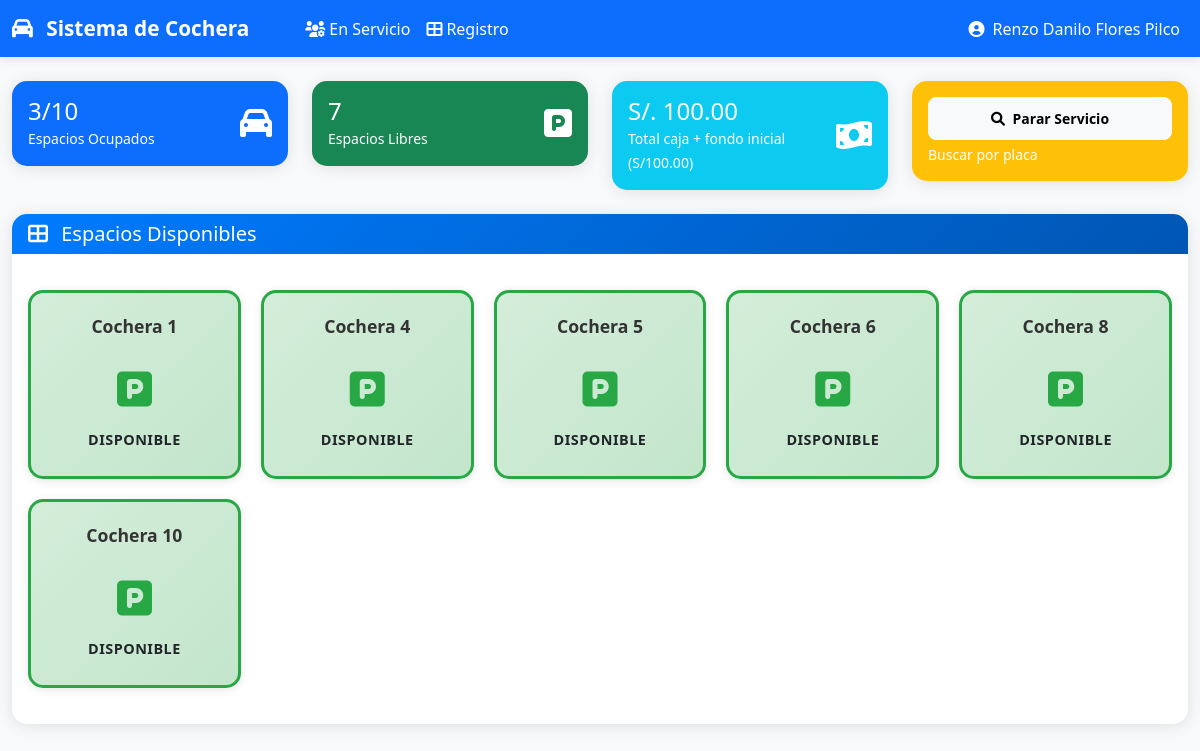
Page /public/dashboard.php (signed in) on the committed database.
### tables this page shows
CREATE TABLE `espacios` (
  `id_espacio` int NOT NULL AUTO_INCREMENT,
  `estado` char(1) DEFAULT NULL,
  `codigo` varchar(10) DEFAULT NULL,
  PRIMARY KEY (`id_espacio`)
);

### app/includes/auth.php (called while the page is built, shortened)
<?php
require_once __DIR__ . '/db.php';
function estaAutenticado() {
    return isset($_SESSION['user_id']) && !empty($_SESSION['user_id']);
}
function obtenerUsuarioActual() {
    return [
        'id_usuario' => $_SESSION['user_id'],
        'nombre' => $_SESSION['user_nombre'],
        'usuario' => $_SESSION['user_usuario'],
        'cargo' => $_SESSION['user_cargo']
    ];
}
?>

### app/includes/db.php (called while the page is built, shortened)
<?php
$pdo = null;
function getConexion() {
    global $pdo, $conexion_error;
    if ($pdo === null) {
        try {
            $dsn = "mysql:host=" . DB_HOST . ";dbname=" . DB_NAME . ";charset=" . DB_CHARSET;
            $opciones = [
                PDO::ATTR_ERRMODE            => PDO::ERRMODE_EXCEPTION,
                PDO::ATTR_DEFAULT_FETCH_MODE => PDO::FETCH_ASSOC,
                PDO::ATTR_EMULATE_PREPARES   => false,
                PDO::MYSQL_ATTR_INIT_COMMAND => "SET NAMES " . DB_CHARSET
            ];
            $pdo = new PDO($dsn, DB_USER, DB_PASS, $opciones);
        } catch (PDOException $e) {
            $conexion_error = "Error de conexión: " . $e->getMessage();
            $pdo = null;
        }
    }
    return $pdo;
}
function ejecutarConsulta($sql, $params = []) {
    try {
        $pdo = getConexion();
        $stmt = $pdo->prepare($sql);
        $stmt->execute($params);
        return $stmt;
    } catch (PDOException $e) {
        error_log("Error en consulta: " . $e->getMessage());
        return false;
    }
}
?>

### app/services/servicios.php (called while the page is built, shortened)
<?php
require_once __DIR__ . '/../includes/db.php';
function obtenerEspacios()
{
    $sql = "SELECT e.*, a.id_alquiler, a.placa, a.fecha_ingreso, a.hora_ingreso,
                   IF(a.id_alquiler IS NOT NULL, 'O', e.estado) estado_actual
            FROM espacios e
            LEFT JOIN alquiler a ON e.id_espacio=a.id_espacio AND a.estado='A' AND a.fecha_salida IS NULL
            ORDER BY e.id_espacio";
    $stmt = ejecutarConsulta($sql);
    return $stmt ? $stmt->fetchAll() : [];
}
function obtenerConteoEspacios()
{
    $sql = "SELECT COUNT(*) total,
                   SUM(a.id_alquiler IS NOT NULL) ocupados
            FROM espacios e
            LEFT JOIN alquiler a ON e.id_espacio=a.id_espacio AND a.estado='A' AND a.fecha_salida IS NULL";
    $r = ejecutarConsulta($sql)?->fetch() ?: ['total' => 0, 'ocupados' => 0];
    return ['ocupados' => (int)$r['ocupados'], 'total' => (int)$r['total']];
}
function obtenerRecaudacionDia()
{
    $r = ejecutarConsulta("SELECT COALESCE(SUM(importe),0) total FROM pagos WHERE DATE(fecha_pago)=CURDATE()")?->fetch() ?: ['total' => 0];
    return (float)$r['total'];
}

### public/dashboard.php (the view, shortened to what this page needs)
<!DOCTYPE html>
<html lang="es">
<head>
    <link href="https://cdn.jsdelivr.net/npm/bootstrap@5.1.3/dist/css/bootstrap.min.css" rel="stylesheet">
    <link href="https://cdnjs.cloudflare.com/ajax/libs/font-awesome/6.0.0/css/all.min.css" rel="stylesheet">
    <link href="assets/css/dashboard.css" rel="stylesheet">
</head>
<body>
    <?php
    require_once __DIR__ . '/../app/includes/auth.php';
    require_once __DIR__ . '/../app/services/servicios.php';
    $usuario = obtenerUsuarioActual();
    $conteo = obtenerConteoEspacios();
    $espacios = obtenerEspacios();
    $recaudacion_dia = obtenerRecaudacionDia();
    ?>
    <nav class="navbar navbar-expand-lg navbar-dark bg-primary">
        <div class="container-fluid">
            <a class="navbar-brand" href="dashboard.php">
                <i class="fas fa-car me-2"></i>
                Sistema de Cochera
            </a>
            <div class="navbar-nav ms-3">
                <a class="nav-link text-white" href="servicio.php">
                    <i class="fas fa-users-cog me-1"></i>En Servicio
                </a>
                <a class="nav-link text-white" href="registro.php">
                    <i class="fas fa-th-large me-1"></i>Registro
                </a>
            </div>
            <div class="navbar-nav ms-auto">
                <a class="nav-link text-white" href="#" data-bs-toggle="modal" data-bs-target="#usuarioModal">
                    <i class="fas fa-user-circle me-1"></i>
                    <?= $usuario['nombre']; ?>
                </a>
            </div>
        </div>
    </nav>
    <div class="container-fluid py-4">
        <div class="row mb-4">
            <div class="col-md-3">
                <div class="card bg-primary text-white">
                    <div class="card-body">
                        <div class="row align-items-center">
                            <div class="col">
                                <h4 class="mb-0"><?php echo $conteo['ocupados']; ?>/<?php echo $conteo['total']; ?></h4>
                                <small>Espacios Ocupados</small>
                            </div>
                            <div class="col-auto">
                                <i class="fas fa-car fa-2x"></i>
                            </div>
                        </div>
                    </div>
                </div>
            </div>
            <div class="col-md-3">
                <div class="card bg-success text-white">
                    <div class="card-body">
                        <div class="row align-items-center">
                            <div class="col">
                                <h4 class="mb-0"><?php echo $conteo['total'] - $conteo['ocupados']; ?></h4>
                                <small>Espacios Libres</small>
                            </div>
                            <div class="col-auto">
                                <i class="fas fa-parking fa-2x"></i>
                            </div>
                        </div>
                    </div>
                </div>
            </div>
            <div class="col-md-3">
                <div class="card bg-info text-white">
                    <div class="card-body">
                        <div class="row align-items-center">
                            <div class="col">
                                <h4 class="mb-0">S/. <?php echo number_format($recaudacion_dia + 100, 2); ?></h4>
                                <small>Total caja + fondo inicial (S/100.00)</small>
                            </div>
                            <div class="col-auto">
                                <i class="fas fa-money-bill-wave fa-2x"></i>
                            </div>
                        </div>
                    </div>
                </div>
            </div>
            <div class="col-md-3">
                <div class="card bg-warning text-white">
                    <div class="card-body">
                        <div class="row align-items-center">
                            <div class="col">
                                <button class="btn btn-light btn-sm w-100" id="btnPararServicio">
                                    <i class="fas fa-search me-1"></i>
                                    Parar Servicio
                                </button>
                                <small class="d-block mt-1">Buscar por placa</small>
                            </div>
                        </div>
                    </div>
                </div>
            </div>
        </div>
        <div class="row">
            <div class="col-12">
                <div class="card">
                    <div class="card-header">
                        <h5 class="mb-0">
                            <i class="fas fa-th-large me-2"></i>
                            Espacios Disponibles
                        </h5>
                    </div>
                    <div class="card-body">
                        <div class="espacios-grid">
                            <?php foreach ($espacios as $espacio): ?>
                                <?php if ($espacio['estado_actual'] === 'A'):
                                ?>
                                    <?php
                                    $clase_estado = 'espacio-libre';
                                    $icono_estado = 'fas fa-parking';
                                    $texto_estado = 'Disponible';
                                    ?>
                                    <div class="espacio-item <?php echo $clase_estado; ?>"
                                        data-id="<?php echo $espacio['id_espacio']; ?>"
                                        data-estado="<?php echo $espacio['estado_actual']; ?>"
                                        onclick="abrirVentanaEspacio(<?php echo $espacio['id_espacio']; ?>)">
                                        <div class="espacio-numero">
                                            Cochera <?php echo $espacio['id_espacio']; ?>
                                        </div>
                                        <div class="espacio-icono">
                                            <i class="<?php echo $icono_estado; ?>"></i>
                                        </div>
                                        <div class="espacio-estado">
                                            <?php echo $texto_estado; ?>
                                        </div>
                                    </div>
                                <?php endif; ?>
                            <?php endforeach; ?>
                        </div>
                    </div>
                </div>
            </div>
        </div>
    </div>
</body>
</html>

### public/assets/css/dashboard.css (style rules this page uses)
body { background-color: #f8f9fa; font-family: 'Segoe UI', Tahoma, Geneva, Verdana, sans-serif; }
.espacios-grid { display: grid; grid-template-columns: repeat(auto-fill, minmax(200px, 1fr)); gap: 20px; padding: 20px 0; }
.espacio-item { background: white; border: 3px solid #ddd; border-radius: 15px; padding: 20px; text-align: center; cursor: pointer; transition: all 0.3s ease; min-height: 150px; display: flex; flex-direction: column; justify-content: center; position: relative; box-shadow: 0 2px 10px rgba(0,0,0,0.1); }
.espacio-libre { border-color: #28a745; background: linear-gradient(135deg, #d4edda 0%, #c3e6cb 100%); }
.espacio-numero { font-weight: bold; font-size: 1.1rem; margin-bottom: 10px; color: #333; }
.espacio-icono { font-size: 2.5rem; margin: 10px 0; color: #666; }
.espacio-libre .espacio-icono { color: #28a745; }
.espacio-estado { font-size: 0.9rem; font-weight: 600; margin-bottom: 5px; text-transform: uppercase; letter-spacing: 0.5px; }
.card { border: none; border-radius: 15px; box-shadow: 0 2px 15px rgba(0,0,0,0.1); transition: transform 0.3s ease; }
.card-header { background: linear-gradient(135deg, #007bff 0%, #0056b3 100%); color: white; border-radius: 15px 15px 0 0 !important; border: none; }
.btn { border-radius: 8px; padding: 10px 20px; font-weight: 600; transition: all 0.3s ease; }
.navbar-brand { font-weight: bold; font-size: 1.3rem; }
.navbar { box-shadow: 0 2px 10px rgba(0,0,0,0.1); }
.espacio-item { animation: fadeIn 0.5s ease forwards; }

### rows in the picture
espacios: id_espacio "1", texto_estado "DISPONIBLE"
espacios: id_espacio "4", texto_estado "DISPONIBLE"
espacios: id_espacio "5", texto_estado "DISPONIBLE"
espacios: id_espacio "6", texto_estado "DISPONIBLE"
espacios: id_espacio "8", texto_estado "DISPONIBLE"
espacios: id_espacio "10", texto_estado "DISPONIBLE"

### other values in the picture
$usuario['nombre'] "Renzo Danilo Flores Pilco"
$conteo['ocupados'] "3"
$conteo['total'] "10"
$conteo['total'] - $conteo['ocupados'] "7"
$recaudacion_dia + 100 "100.00"
